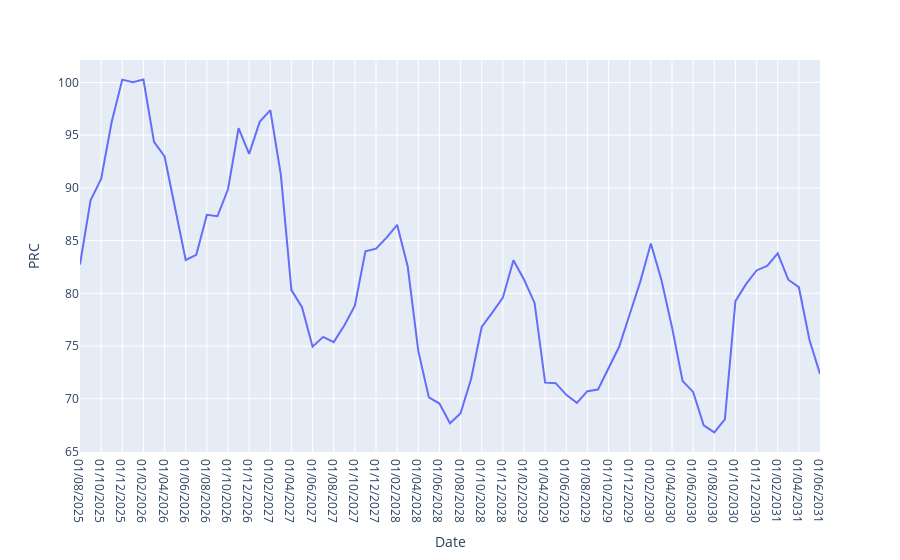

The notebook cell saved with this chart:
### Markdown cell above
Now we can add our data into this framework.<br> Heres the syntax to help:<br>
fig = px.line(**DATAFRAME**,x=**"COLUMN 1"**, y=**"COLUMN 2"**)
paste the introduction test details below to use the **gas_fc** data frame with the x axis being the date and the y axis the price

### Code cell
fig = px.line(gas_fc,x="Date", y="PRC")
fig.show()

### Figure 1 — Plotly figure (JSON) as saved in the notebook; plotly's stock layout.template omitted (floating-point values rounded to 4 significant figures)
{"data": [{"hovertemplate": "Date=%{x}<br>PRC=%{y}<extra></extra>", "legendgroup": "", "line": {"color": "#636efa", "dash": "solid"}, "marker": {"symbol": "circle"}, "mode": "lines", "name": "", "orientation": "v", "showlegend": false, "type": "scatter", "x": ["01/08/2025", "01/09/2025", "01/10/2025", "01/11/2025", "01/12/2025", "01/01/2026", "01/02/2026", "01/03/2026", "01/04/2026", "01/05/2026", "01/06/2026", "01/07/2026", "01/08/2026", "01/09/2026", "01/10/2026", "01/11/2026", "01/12/2026", "01/01/2027", "01/02/2027", "01/03/2027", "01/04/2027", "01/05/2027", "01/06/2027", "01/07/2027", "01/08/2027", "01/09/2027", "01/10/2027", "01/11/2027", "01/12/2027", "01/01/2028", "01/02/2028", "01/03/2028", "01/04/2028", "01/05/2028", "01/06/2028", "01/07/2028", "01/08/2028", "01/09/2028", "01/10/2028", "01/11/2028", "01/12/2028", "01/01/2029", "01/02/2029", "01/03/2029", "01/04/2029", "01/05/2029", "01/06/2029", "01/07/2029", "01/08/2029", "01/09/2029", "01/10/2029", "01/11/2029", "01/12/2029", "01/01/2030", "01/02/2030", "01/03/2030", "01/04/2030", "01/05/2030", "01/06/2030", "01/07/2030", "01/08/2030", "01/09/2030", "01/10/2030", "01/11/2030", "01/12/2030", "01/01/2031", "01/02/2031", "01/03/2031", "01/04/2031", "01/05/2031", "01/06/2031"], "xaxis": "x", "y": [82.73, 88.83, 90.86, 96.27, 100.3, 100.0, 100.3, 94.37, 92.98, 88.23, 83.16, 83.65, 87.45, 87.31, 89.87, 95.66, 93.23, 96.26, 97.37, 91.24, 80.31, 78.69, 74.94, 75.87, 75.37, 76.95, 78.83, 83.99, 84.23, 85.28, 86.5, 82.54, 74.54, 70.13, 69.55, 67.67, 68.62, 71.9, 76.81, 78.17, 79.59, 83.13, 81.31, 79.09, 71.53, 71.48, 70.37, 69.61, 70.72, 70.88, 72.85, 74.93, 78.01, 81.11, 84.72, 81.27, 76.79, 71.69, 70.65, 67.48, 66.81, 68.04, 79.26, 80.87, 82.17, 82.61, 83.79, 81.29, 80.58, 75.59, 72.36], "yaxis": "y"}], "layout": {"autosize": true, "legend": {"tracegroupgap": 0}, "margin": {"t": 60}, "xaxis": {"anchor": "y", "autorange": true, "domain": [0, 1], "range": [0, 70], "title": {"text": "Date"}, "type": "category"}, "yaxis": {"anchor": "x", "autorange": true, "domain": [0, 1], "range": [64.95, 102.1], "title": {"text": "PRC"}, "type": "linear"}}}
